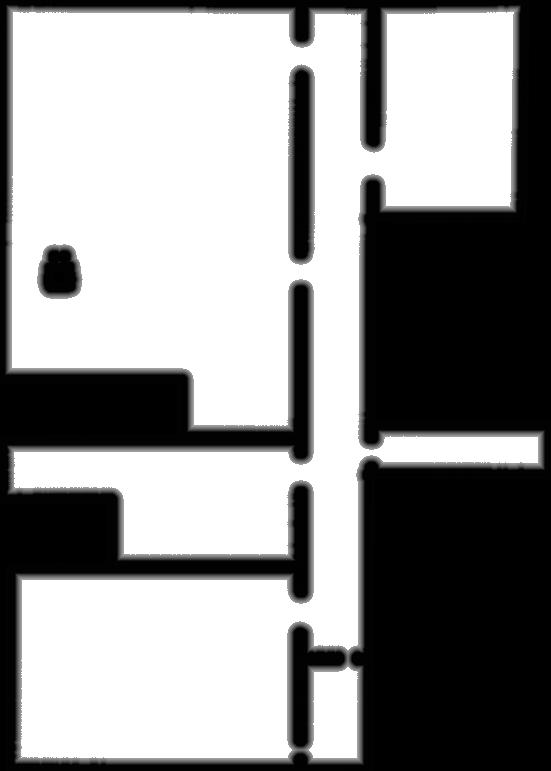
%> input picture images/waffle.jpeg, 551 x 771 px
$ octave inflate.m   (GNU Octave 9; MATLAB toolbox functions it lacks are replaced by stand-ins)
%> lines starting %> are read from the running program, lines starting %| are printed output that depends on the picture; in (x1, y1, x2, y2) boxes, pixels count from 0 and x2, y2 are one past the last pixel; in counts of white or black regions, pixels touching at a corner belong together; the program's own positions count from 1
clc; clear;

bw0 = imread('images/waffle.jpeg');
%> bw0 is the input picture: size 771x551 uint8; min 0, max 255, mean 148.9
bw0 = imbinarize(bw0);
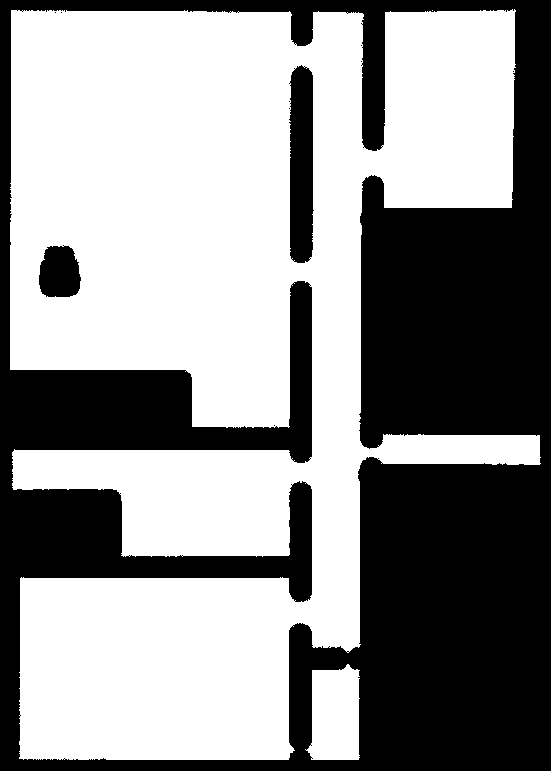
%> bw0: size 771x551 logical; 57.3% white; 11 black regions (8 under 20 px), largest, box (x1, y1, x2, y2) and area: (0, 0, 551, 771) 175050, (289, 65, 314, 263) 4362, (39, 245, 81, 297) 1800
bw = bwmorph(bw0, 'thicken', 4);
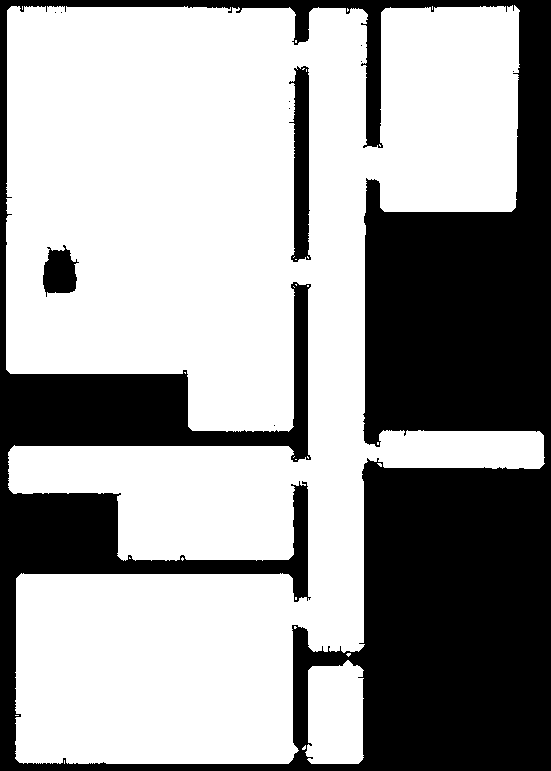
%> bw: size 771x551 logical; 62.6% white; 11 black regions (8 under 20 px), largest, box (x1, y1, x2, y2) and area: (0, 0, 551, 771) 154748, (289, 66, 311, 262) 2849, (43, 245, 79, 297) 1266
bw = imdilate(bw, strel('square', 5));
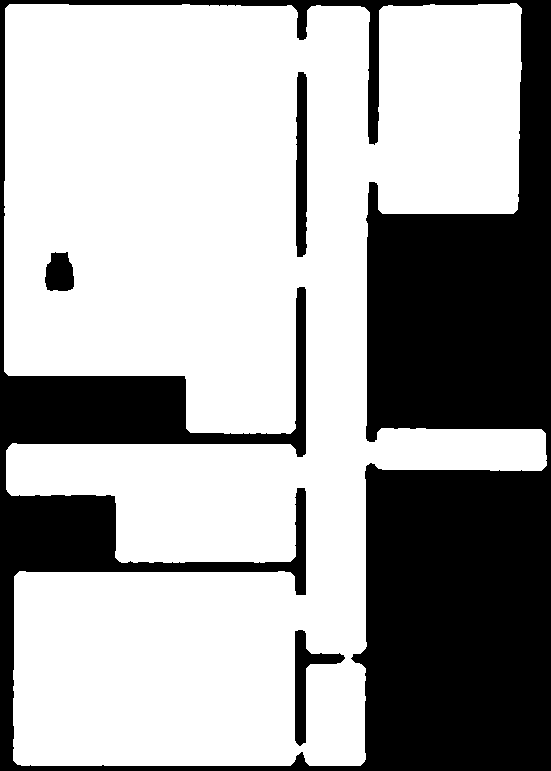
%> bw: size 771x551 logical; 65.7% white; 4 black regions, box (x1, y1, x2, y2) and area: (0, 0, 551, 771) 141070, (296, 72, 307, 257) 1892, (295, 630, 345, 746) 1639, (45, 252, 74, 291) 923
bw = imerode(bw, strel('square', 12));
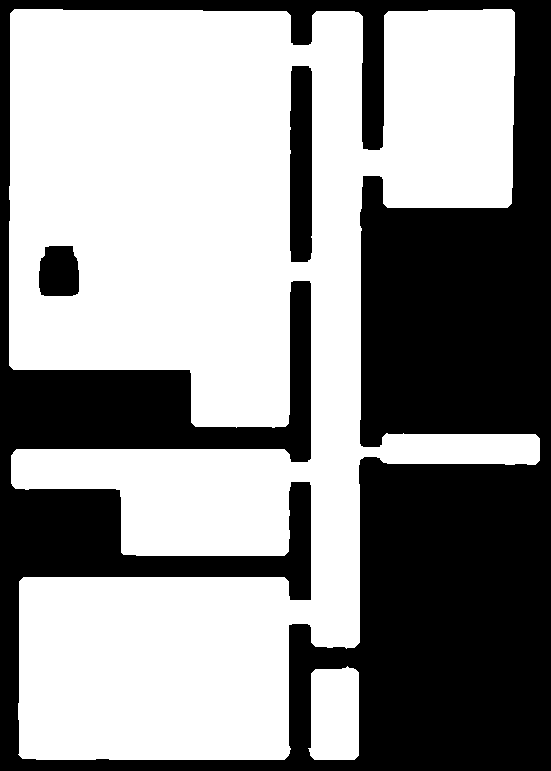
%> bw: size 771x551 logical; 57.8% white; 3 black regions, box (x1, y1, x2, y2) and area: (0, 0, 551, 771) 173165, (290, 66, 312, 262) 4217, (39, 246, 79, 296) 1807

% overlay the two images as if blueprint on top of the original image
image = imread('images/waffle.jpeg');
inflatedImage = imoverlay(image, bw, [0 0 1]);
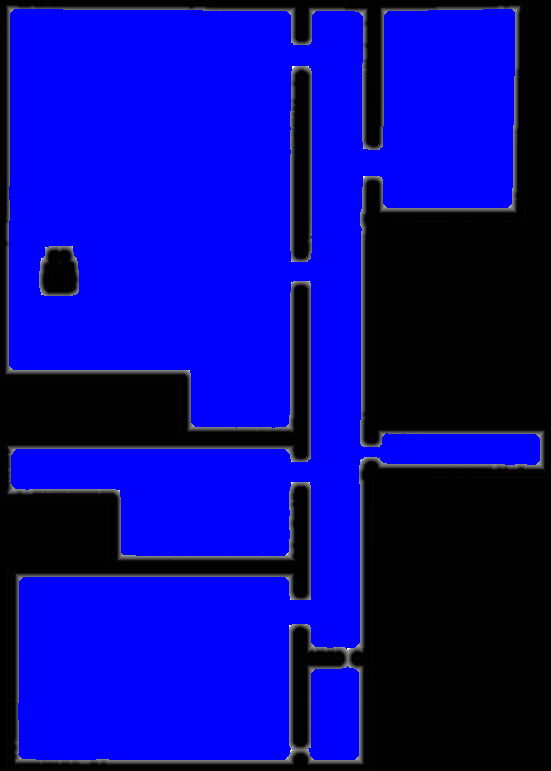
%> inflatedImage: size 771x551x3 uint8; mean R, G, B 4.9, 4.9, 152.4

figure(9);
clf
imshow(inflatedImage);
figure(10)
imshow(bw);

% [17 lines of commented-out code are left out]

imwrite(bw, 'images/waffle_inflated.jpeg');
